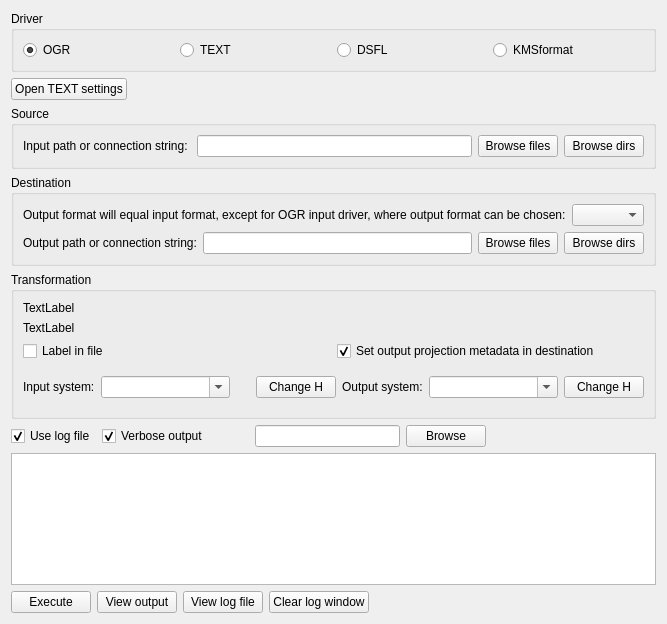
      <widget class="QWidget" name="tab_ogr">
       <property name="sizePolicy">
        <sizepolicy hsizetype="Expanding" vsizetype="Expanding">
         <horstretch>0</horstretch>
         <verstretch>0</verstretch>
        </sizepolicy>
       </property>
       <property name="whatsThis">
        <string>&lt;html&gt;&lt;head/&gt;&lt;body&gt;&lt;p&gt;Perform transformations between various datasources here.&lt;/p&gt;&lt;/body&gt;&lt;/html&gt;</string>
       </property>
       <attribute name="title">
        <string>Batch</string>
       </attribute>
       <layout class="QVBoxLayout" name="verticalLayout_5">
        <item>
         <widget class="QGroupBox" name="groupBox_5">
          <property name="sizePolicy">
           <sizepolicy hsizetype="Preferred" vsizetype="Fixed">
            <horstretch>0</horstretch>
            <verstretch>0</verstretch>
           </sizepolicy>
          </property>
          <property name="baseSize">
           <size>
            <width>0</width>
            <height>24</height>
           </size>
          </property>
          <property name="whatsThis">
           <string>Select input driver here...</string>
          </property>
          <property name="title">
           <string>Driver</string>
          </property>
          <layout class="QVBoxLayout" name="verticalLayout">
           <item>
            <layout class="QHBoxLayout" name="horizontalLayout_9">
             <property name="sizeConstraint">
              <enum>QLayout::SetDefaultConstraint</enum>
             </property>
             <item>
              <widget class="QRadioButton" name="rdobt_f2f_ogr">
               <property name="text">
                <string>OGR</string>
               </property>
               <property name="checked">
                <bool>true</bool>
               </property>
              </widget>
             </item>
             <item>
              <widget class="QRadioButton" name="rdobt_f2f_simple_text">
               <property name="text">
                <string>TEXT</string>
               </property>
              </widget>
             </item>
             <item>
              <widget class="QRadioButton" name="rdobt_f2f_dsfl">
               <property name="text">
                <string>DSFL</string>
               </property>
              </widget>
             </item>
             <item>
              <widget class="QRadioButton" name="rdobt_f2f_kmsformat">
               <property name="text">
                <string>KMSformat</string>
               </property>
              </widget>
             </item>
            </layout>
           </item>
          </layout>
         </widget>
        </item>
        <item>
         <widget class="QPushButton" name="bt_f2f_settings">
          <property name="sizePolicy">
           <sizepolicy hsizetype="Fixed" vsizetype="Fixed">
            <horstretch>0</horstretch>
            <verstretch>0</verstretch>
           </sizepolicy>
          </property>
          <property name="whatsThis">
           <string>Open settings specific for the TEXT format.</string>
          </property>
          <property name="text">
           <string>Open TEXT settings</string>
          </property>
         </widget>
        </item>
        <item>
         <widget class="QGroupBox" name="groupBox_3">
          <property name="sizePolicy">
           <sizepolicy hsizetype="Preferred" vsizetype="Preferred">
            <horstretch>0</horstretch>
            <verstretch>0</verstretch>
           </sizepolicy>
          </property>
          <property name="title">
           <string>Source</string>
          </property>
          <layout class="QHBoxLayout" name="horizontalLayout_5">
           <item>
            <widget class="QLabel" name="lbl_f2f_input_file">
             <property name="text">
              <string>Input path or connection string: </string>
             </property>
            </widget>
           </item>
           <item>
            <widget class="QLineEdit" name="txt_f2f_input_file">
             <property name="sizePolicy">
              <sizepolicy hsizetype="Expanding" vsizetype="Fixed">
               <horstretch>0</horstretch>
               <verstretch>0</verstretch>
              </sizepolicy>
             </property>
             <property name="sizeIncrement">
              <size>
               <width>0</width>
               <height>0</height>
              </size>
             </property>
             <property name="whatsThis">
              <string>&lt;html&gt;&lt;head/&gt;&lt;body&gt;&lt;p&gt;A simple file name or, if using OGR, a connection string to e.g. a database.&lt;/p&gt;&lt;p&gt;Use * wildcards for globbing over several  input files in a directory.&lt;/p&gt;&lt;/body&gt;&lt;/html&gt;</string>
             </property>
            </widget>
           </item>
           <item>
            <widget class="QPushButton" name="bt_f2f_browse_input">
             <property name="sizePolicy">
              <sizepolicy hsizetype="Fixed" vsizetype="Fixed">
               <horstretch>0</horstretch>
               <verstretch>0</verstretch>
              </sizepolicy>
             </property>
             <property name="text">
              <string>Browse files</string>
             </property>
            </widget>
           </item>
           <item>
            <widget class="QPushButton" name="bt_f2f_browse_input_dir">
             <property name="text">
              <string>Browse dirs</string>
             </property>
            </widget>
           </item>
          </layout>
         </widget>
        </item>
        <item>
         <widget class="QGroupBox" name="groupBox_4">
          <property name="title">
           <string>Destination</string>
          </property>
          <layout class="QVBoxLayout" name="verticalLayout_10">
           <item>
            <layout class="QFormLayout" name="formLayout">
             <item row="0" column="0">
              <widget class="QLabel" name="lbl_f2f_ogrdriver">
               <property name="text">
                <string>Output format will equal input format, except for OGR input driver, where output format can be chosen:</string>
               </property>
              </widget>
             </item>
             <item row="0" column="1">
              <widget class="QComboBox" name="cb_f2f_ogr_driver">
               <property name="sizePolicy">
                <sizepolicy hsizetype="Fixed" vsizetype="Fixed">
                 <horstretch>0</horstretch>
                 <verstretch>0</verstretch>
                </sizepolicy>
               </property>
              </widget>
             </item>
            </layout>
           </item>
           <item>
            <layout class="QHBoxLayout" name="horizontalLayout_6">
             <item>
              <widget class="QLabel" name="lbl_f2f_output_file">
               <property name="text">
                <string>Output path or connection string:</string>
               </property>
              </widget>
             </item>
             <item>
              <widget class="QLineEdit" name="txt_f2f_output_file"/>
             </item>
             <item>
              <widget class="QPushButton" name="bt_f2f_browse_output">
               <property name="sizePolicy">
                <sizepolicy hsizetype="Fixed" vsizetype="Fixed">
                 <horstretch>0</horstretch>
                 <verstretch>0</verstretch>
                </sizepolicy>
               </property>
               <property name="text">
                <string>Browse files</string>
               </property>
              </widget>
             </item>
             <item>
              <widget class="QPushButton" name="bt_f2f_browse_output_dir">
               <property name="text">
                <string>Browse dirs</string>
               </property>
              </widget>
             </item>
            </layout>
           </item>
          </layout>
         </widget>
        </item>
        <item>
         <widget class="QGroupBox" name="groupBox_2">
          <property name="sizePolicy">
           <sizepolicy hsizetype="Preferred" vsizetype="Preferred">
            <horstretch>0</horstretch>
            <verstretch>0</verstretch>
           </sizepolicy>
          </property>
          <property name="minimumSize">
           <size>
            <width>0</width>
            <height>98</height>
           </size>
          </property>
          <property name="title">
           <string>Transformation</string>
          </property>
          <layout class="QVBoxLayout" name="verticalLayout_12">
           <item>
            <widget class="QLabel" name="lbl_f2f_input_info">
             <property name="text">
              <string>TextLabel</string>
             </property>
            </widget>
           </item>
           <item>
            <widget class="QLabel" name="lbl_f2f_output_info">
             <property name="text">
              <string>TextLabel</string>
             </property>
            </widget>
           </item>
           <item>
            <layout class="QHBoxLayout" name="horizontalLayout_10">
             <item>
              <widget class="QCheckBox" name="chb_f2f_label_in_file">
               <property name="whatsThis">
                <string>Use this option if projection metadata is extractable from the input datasource.</string>
               </property>
               <property name="text">
                <string>Label in file</string>
               </property>
              </widget>
             </item>
             <item>
              <widget class="QCheckBox" name="chb_f2f_set_projection">
               <property name="whatsThis">
                <string>&lt;html&gt;&lt;head/&gt;&lt;body&gt;&lt;p&gt;If checked, will attempt to write output projection metadata in destionation datasource.&lt;/p&gt;&lt;p&gt;This might fail for some OGR-drivers like e.g. 'FileGDB', in which case the metadata can be attached via some appropriate tool afterwards, like e.g. ogr2ogr. &lt;/p&gt;&lt;/body&gt;&lt;/html&gt;</string>
               </property>
               <property name="text">
                <string>Set output projection metadata in destination</string>
               </property>
               <property name="checked">
                <bool>true</bool>
               </property>
              </widget>
             </item>
            </layout>
           </item>
           <item>
            <layout class="QHBoxLayout" name="horizontalLayout_8">
             <item>
              <widget class="QLabel" name="label_3">
               <property name="text">
                <string>Input system:</string>
               </property>
              </widget>
             </item>
             <item>
              <widget class="QComboBox" name="cb_f2f_input_system">
               <property name="sizePolicy">
                <sizepolicy hsizetype="MinimumExpanding" vsizetype="Fixed">
                 <horstretch>0</horstretch>
                 <verstretch>0</verstretch>
                </sizepolicy>
               </property>
               <property name="editable">
                <bool>true</bool>
               </property>
               <property name="sizeAdjustPolicy">
                <enum>QComboBox::AdjustToContents</enum>
               </property>
              </widget>
             </item>
             <item>
              <spacer name="verticalSpacer_4">
               <property name="orientation">
                <enum>Qt::Vertical</enum>
               </property>
               <property name="sizeHint" stdset="0">
                <size>
                 <width>20</width>
                 <height>40</height>
                </size>
               </property>
              </spacer>
             </item>
             <item>
              <widget class="QPushButton" name="bt_f2f_change_h_in">
               <property name="sizePolicy">
                <sizepolicy hsizetype="Fixed" vsizetype="Fixed">
                 <horstretch>0</horstretch>
                 <verstretch>0</verstretch>
                </sizepolicy>
               </property>
               <property name="text">
                <string>Change H</string>
               </property>
              </widget>
             </item>
             <item>
              <widget class="QLabel" name="label_5">
               <property name="text">
                <string>Output system:</string>
               </property>
              </widget>
             </item>
             <item>
              <widget class="QComboBox" name="cb_f2f_output_system">
               <property name="sizePolicy">
                <sizepolicy hsizetype="MinimumExpanding" vsizetype="Fixed">
                 <horstretch>0</horstretch>
                 <verstretch>0</verstretch>
                </sizepolicy>
               </property>
               <property name="editable">
                <bool>true</bool>
               </property>
               <property name="sizeAdjustPolicy">
                <enum>QComboBox::AdjustToContents</enum>
               </property>
              </widget>
             </item>
             <item>
              <widget class="QPushButton" name="bt_f2f_change_h_out">
               <property name="sizePolicy">
                <sizepolicy hsizetype="Fixed" vsizetype="Fixed">
                 <horstretch>0</horstretch>
                 <verstretch>0</verstretch>
                </sizepolicy>
               </property>
               <property name="text">
                <string>Change H</string>
               </property>
              </widget>
             </item>
            </layout>
           </item>
          </layout>
         </widget>
        </item>
        <item>
         <layout class="QHBoxLayout" name="horizontalLayout_11">
          <item>
           <widget class="QCheckBox" name="chb_f2f_use_log">
            <property name="whatsThis">
             <string>Use a log file to log errors and other output from TrLib.</string>
            </property>
            <property name="text">
             <string>Use log file</string>
            </property>
            <property name="checked">
             <bool>true</bool>
            </property>
            <property name="tristate">
             <bool>false</bool>
            </property>
           </widget>
          </item>
          <item>
           <widget class="QCheckBox" name="chb_f2f_verbose">
            <property name="whatsThis">
             <string>Turn on extra verbosity in logging.</string>
            </property>
            <property name="text">
             <string>Verbose output</string>
            </property>
            <property name="checked">
             <bool>true</bool>
            </property>
           </widget>
          </item>
          <item>
           <spacer name="horizontalSpacer_7">
            <property name="orientation">
             <enum>Qt::Horizontal</enum>
            </property>
            <property name="sizeType">
             <enum>QSizePolicy::Fixed</enum>
            </property>
            <property name="sizeHint" stdset="0">
             <size>
              <width>40</width>
              <height>20</height>
             </size>
            </property>
           </spacer>
          </item>
          <item>
           <widget class="QLineEdit" name="txt_f2f_log_name"/>
          </item>
          <item>
           <widget class="QPushButton" name="bt_f2f_browse_log">
            <property name="text">
             <string>Browse</string>
            </property>
           </widget>
          </item>
          <item>
           <spacer name="horizontalSpacer_6">
            <property name="orientation">
             <enum>Qt::Horizontal</enum>
            </property>
            <property name="sizeType">
             <enum>QSizePolicy::Fixed</enum>
            </property>
            <property name="sizeHint" stdset="0">
             <size>
              <width>170</width>
              <height>20</height>
             </size>
            </property>
           </spacer>
          </item>
         </layout>
        </item>
        <item>
         <widget class="QTextEdit" name="txt_f2f_log">
          <property name="sizePolicy">
           <sizepolicy hsizetype="Expanding" vsizetype="Maximum">
            <horstretch>0</horstretch>
            <verstretch>0</verstretch>
           </sizepolicy>
          </property>
          <property name="maximumSize">
           <size>
            <width>16777215</width>
            <height>132</height>
           </size>
          </property>
          <property name="font">
           <font>
            <family>Courier</family>
            <pointsize>8</pointsize>
           </font>
          </property>
          <property name="whatsThis">
           <string>Output log from batch transformation.</string>
          </property>
          <property name="readOnly">
           <bool>true</bool>
          </property>
         </widget>
        </item>
        <item>
         <layout class="QGridLayout" name="gridLayout">
          <item row="0" column="0">
           <widget class="QPushButton" name="bt_f2f_execute">
            <property name="sizePolicy">
             <sizepolicy hsizetype="Fixed" vsizetype="Fixed">
              <horstretch>0</horstretch>
              <verstretch>0</verstretch>
             </sizepolicy>
            </property>
            <property name="text">
             <string>Execute</string>
            </property>
           </widget>
          </item>
          <item row="0" column="1">
           <widget class="QPushButton" name="bt_f2f_view_output">
            <property name="sizePolicy">
             <sizepolicy hsizetype="Fixed" vsizetype="Fixed">
              <horstretch>0</horstretch>
              <verstretch>0</verstretch>
             </sizepolicy>
            </property>
            <property name="text">
             <string>View output</string>
            </property>
           </widget>
          </item>
          <item row="0" column="4">
           <spacer name="horizontalSpacer_4">
            <property name="orientation">
             <enum>Qt::Horizontal</enum>
            </property>
            <property name="sizeHint" stdset="0">
             <size>
              <width>40</width>
              <height>20</height>
             </size>
            </property>
           </spacer>
          </item>
          <item row="0" column="2">
           <widget class="QPushButton" name="bt_f2f_view_log">
            <property name="text">
             <string>View log file</string>
            </property>
           </widget>
          </item>
          <item row="0" column="3">
           <widget class="QPushButton" name="bt_f2f_clear_log">
            <property name="text">
             <string>Clear log window</string>
            </property>
           </widget>
          </item>
         </layout>
        </item>
       </layout>
      </widget>
